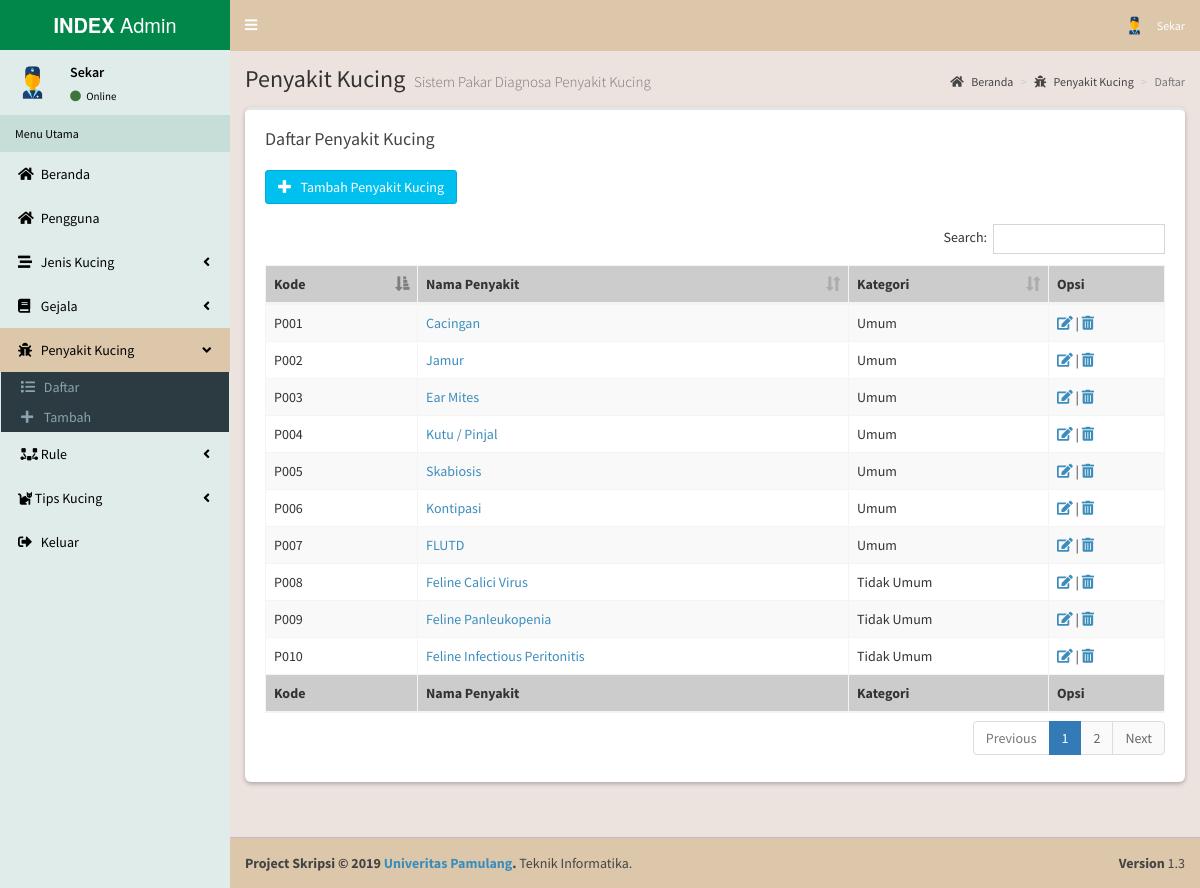
The page /admin/index.php?m=penyakit_kucing (signed in) on the database its author committed.
### tables this page shows
CREATE TABLE IF NOT EXISTS `pengguna` (
  `id_pengguna` int(10) NOT NULL,
  `nama_pengguna` varchar(30) NOT NULL,
  `username` varchar(20) NOT NULL,
  `password` varchar(50) NOT NULL,
  `tgl_lahir` varchar(20) NOT NULL,
  `email` varchar(30) NOT NULL,
  `alamat_pengguna` varchar(500) NOT NULL,
  `jenis_kelamin` varchar(10) NOT NULL,
  `no_telp` varchar(15) NOT NULL,
  `hak_akses` varchar(12) NOT NULL,
  `foto` varchar(50) NOT NULL
);

CREATE TABLE IF NOT EXISTS `penyakit_kucing` (
  `id_penyakit_kucing` varchar(10) NOT NULL,
  `kategori` varchar(10) NOT NULL,
  `nama_penyakit_kucing` varchar(30) NOT NULL,
  `keterangan` text NOT NULL
);

### admin/modul/penyakit_kucing/tampil.php (the view, shortened to what this page needs)
<?php include "atas.php"; ?>
  <div class="content-wrapper">
    <section class="content-header">
      <h1>
        Penyakit Kucing
        <small>Sistem Pakar Diagnosa Penyakit Kucing</small>
      </h1>
      <ol class="breadcrumb">
        <li><a href="."><i class="fa fa-home"></i> Beranda</a></li>
        <li><a href="?m=penyakit_kucing"><i class="fa fa-bug"></i> Penyakit Kucing</a></li>
        <li class="active">Daftar</li>
      </ol>
    </section>
	<section class="content">
      <div class="row">
        <div class="col-xs-12">
          <div class="box">
            <div class="box-header">
              <h3 class="box-title">Daftar Penyakit Kucing</h3><br><br>
			  <a href="?m=penyakit_kucing&s=tambah" class="btn btn-large btn-info"><i class="glyphicon glyphicon-plus"></i> &nbsp; Tambah Penyakit Kucing</a>
            </div>
            <div class="box-body">
<?php
include "../sambungan.php";
$sql="SELECT * FROM penyakit_kucing ORDER BY id_penyakit_kucing";
$query=mysqli_query($koneksi,$sql);
if(mysqli_num_rows($query)==0){
  echo '<table id="null" class="table table-bordered table-hover table-striped">
    <thead>
    <tr bgcolor="#ccc">
      <th>Kode</th>
      <th>Nama Penyakit</th>
      <th>Kategori</th>
      <th>Opsi</th>
    </tr>
    </thead>
    <tbody>';
    echo "<td colspan='6'>Data Masih Kosong</td>";
}else{
  echo '<table id="notNull" class="table table-bordered table-hover table-striped">
    <thead>
    <tr bgcolor="#ccc">
      <th>Kode</th>
      <th>Nama Penyakit</th>
      <th>Kategori</th>
      <th>Opsi</th>
    </tr>
    </thead>
    <tbody>';
	while($r=mysqli_fetch_assoc($query)){
	  echo "<tr>";
    echo "<td>".$r['id_penyakit_kucing']."</td>";
		echo "<td><a href='?m=penyakit_kucing&s=detail&idp=".$r['id_penyakit_kucing']."'>".$r['nama_penyakit_kucing']."</a></td>";
		echo "<td>".$r['kategori']."</td>";
		echo '<td><a href="index.php?m=penyakit_kucing&s=edit&idp='.$r['id_penyakit_kucing'].'"><i class="fa fa-edit"></i></a> | <a href="index.php?m=penyakit_kucing&s=hapus&idp='.$r['id_penyakit_kucing'].'" onclick="return confirm(\'Yakin Akan dihapus?\')"><i class="fa fa-trash-alt"></i></a></td>';
	  echo "</tr>";
	}
}
?>
                </tbody>
                <tfoot>
                <tr bgcolor="#ccc">
                  <th>Kode</th>
                  <th>Nama Penyakit</th>
                  <th>Kategori</th>
                  <th>Opsi</th>
                </tr>
                </tfoot>
              </table>
            </div>
          </div>
        </div>
      </div>
    </section>
<?php include "bawah.php"; ?>

### admin/atas.php (shortened to what this page needs)
<!DOCTYPE html>
<?php
  include_once "../sambungan.php";
  $id_user = $_SESSION["id_admin"];
  $sql="SELECT * FROM pengguna where id_pengguna='$id_user'";
  $query=mysqli_query($koneksi,$sql);
  $r=mysqli_fetch_array($query);
  if(empty($r['foto'])){
    $r['foto'] = "default-admin.png";
  }
?>
<html lang="en">
  <head>
    <link rel="stylesheet" href="bootstrap/css/bootstrap.min.css">
    <link rel="stylesheet" href="../css/fontawesome-5.11.2/css/all.css">
    <link rel="stylesheet" href="css/ionicons.min.css">
    <link rel="stylesheet" href="../css/dist/css/AdminLTE.css">
    <link rel="stylesheet" href="../css/dist/css/skins/skin-custom-admin.css">
    <link rel="stylesheet" href="plugins/iCheck/flat/blue.css">
    <link rel="stylesheet" href="plugins/morris/morris.css">
    <link rel="stylesheet" href="plugins/jvectormap/jquery-jvectormap-1.2.2.css">
    <link rel="stylesheet" href="plugins/bootstrap-wysihtml5/bootstrap3-wysihtml5.min.css">
    <link rel="stylesheet" type="text/css" href="plugins/datatables-2/dataTables.min.css">
  </head>
  <body class="skin-custom_admin sidebar-mini">
    <div class="wrapper">
      <header class="main-header">
        <a href="." class="logo">
          <span class="logo-lg"><b>INDEX</b> Admin</span>
        </a>
        <nav class="navbar navbar-static-top" role="navigation">
          <a href="#" class="sidebar-toggle" data-toggle="offcanvas" role="button">
          </a>
          <div class="navbar-custom-menu">
            <ul class="nav navbar-nav">
              <li class="dropdown user user-menu">
                <a href="#" class="dropdown-toggle" data-toggle="dropdown">
                  <img src="../images/pengguna/<?php echo $r['foto']; ?>" class="user-image" alt="<?php echo $r['username']; ?>">
                  <small><?php echo $r['nama_pengguna']; ?></small>
                </a>
              </li>
            </ul>
          </div>
        </nav>
      </header>
      <aside class="main-sidebar">
        <section class="sidebar">
          <div class="user-panel">
            <div class="pull-left image">
              <img src="../images/pengguna/<?php echo $r['foto']; ?>" class="img-circle" alt="<?php echo $r['username']; ?>">
            </div>
            <div class="pull-left info">
              <p><?php echo $r['nama_pengguna']; ?></p>
              <a href="?m=admin&s=profil"><i class="fa fa-circle text-success"></i> Online</a>
            </div>
          </div>
          <ul class="sidebar-menu">
            <li class="header">Menu Utama</li>
            <li class="<?php if($aktif=='Beranda') echo 'active';?> treeview">
              <a href=".">
                <i class="fa fa-home"></i> <span>Beranda</span>
              </a>
            </li>
            <li class="<?php if($aktif=='Pengguna') echo 'active';?> treeview">
              <a href="?m=pengguna">
                <i class="fa fa-home"></i> <span>Pengguna</span>
              </a>
            </li>
            <li class="<?php if($aktif=='Jenis Kucing') echo 'active';?> treeview">
              <a href="#">
                <i class="fa fa-stream"></i> <span>Jenis Kucing</span>
                <i class="fa fa-angle-left pull-right"></i>
              </a>
            </li>
            <li class="<?php if($aktif=='Gejala') echo 'active';?> treeview">
              <a href="#">
                  <i class="fa fa-book"></i> <span>Gejala</span>
                <i class="fa fa-angle-left pull-right"></i>
              </a>
            </li>
            <li class="<?php if($aktif=='Penyakit Kucing') echo 'active';?> treeview">
              <a href="#">
                <i class="fa fa-bug"></i> <span>Penyakit Kucing</span>
                <i class="fa fa-angle-left pull-right"></i>
              </a>
              <ul class="treeview-menu">
                <li><a href="?m=penyakit_kucing"><i class="fa fa-list"></i> Daftar</a></li>
                <li><a href="?m=penyakit_kucing&s=tambah"><i class="fa fa-plus"></i> Tambah</a></li>
              </ul>
            </li>
            <li class="<?php if($aktif=='Rule') echo 'active';?> treeview">
              <a href="#">
                <i class="fa fa-bezier-curve fa-rotate-180"></i> <span>Rule</span>
                <i class="fa fa-angle-left pull-right"></i>
              </a>
            </li>
            <li class="<?php if($aktif=='Tips Kucing') echo 'active';?> treeview">
              <a href="#">
                <i class="fas fa-cat"></i> <span>Tips Kucing</span>
                <i class="fa fa-angle-left pull-right"></i>
              </a>
            </li>
            <li>
              <a href="logout.php">
                <i class="fa fa-sign-out-alt"></i> <span>Keluar</span> <small class="label pull-right bg-green"></small>
              </a>
            </li>
          </ul>
        </section>
      </aside>

### rows shown on the page
pengguna: username (placeholder picture), nama_pengguna "Sekar"
penyakit_kucing: id_penyakit_kucing "P001", nama_penyakit_kucing "Cacingan", kategori "Umum"
penyakit_kucing: id_penyakit_kucing "P002", nama_penyakit_kucing "Jamur", kategori "Umum"
penyakit_kucing: id_penyakit_kucing "P003", nama_penyakit_kucing "Ear Mites", kategori "Umum"
penyakit_kucing: id_penyakit_kucing "P004", nama_penyakit_kucing "Kutu / Pinjal", kategori "Umum"
penyakit_kucing: id_penyakit_kucing "P005", nama_penyakit_kucing "Skabiosis", kategori "Umum"
penyakit_kucing: id_penyakit_kucing "P006", nama_penyakit_kucing "Kontipasi", kategori "Umum"
penyakit_kucing: id_penyakit_kucing "P007", nama_penyakit_kucing "FLUTD", kategori "Umum"
penyakit_kucing: id_penyakit_kucing "P008", nama_penyakit_kucing "Feline Calici Virus", kategori "Tidak Umum"
penyakit_kucing: id_penyakit_kucing "P009", nama_penyakit_kucing "Feline Panleukopenia", kategori "Tidak Umum"
penyakit_kucing: id_penyakit_kucing "P010", nama_penyakit_kucing "Feline Infectious Peritonitis", kategori "Tidak Umum"
